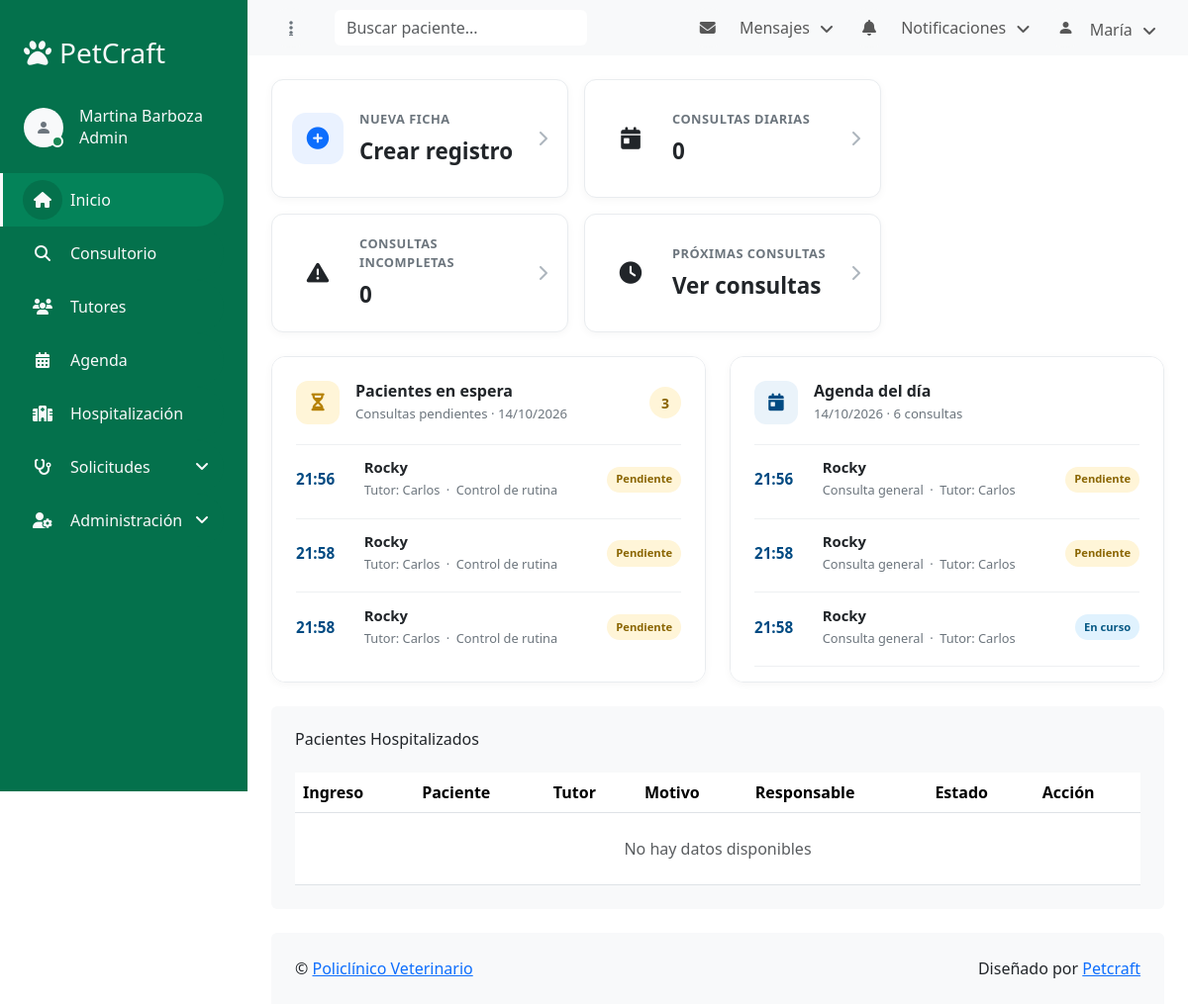
Screenshot of /dashboard (signed in) with the database file from the repository.
### tables this page shows
CREATE TABLE `CONSULTA` (
  `id_Consulta` int(11) NOT NULL,
  `id_Paciente` int(11) NOT NULL,
  `tipo_Consulta` varchar(100) DEFAULT NULL,
  `fecha_hora_Consulta` datetime NOT NULL,
  `estado_proceso_Consulta` varchar(50) DEFAULT 'Pendiente',
  `resultado_final_Consulta` varchar(100) DEFAULT NULL,
  `fecha_proximo_control_Consulta` date DEFAULT NULL,
  `fecha_fin_Consulta` date DEFAULT NULL,
  `motivo_Consulta` text DEFAULT NULL
);

CREATE TABLE `PACIENTE` (
  `id_Paciente` int(11) NOT NULL,
  `id_Tutor` int(11) NOT NULL,
  `id_Raza` int(11) DEFAULT NULL,
  `numchip_Paciente` varchar(26) DEFAULT NULL,
  `nombre_Paciente` varchar(100) NOT NULL,
  `fecha_nac_Paciente` date DEFAULT NULL,
  `edad_Paciente` int(11) DEFAULT NULL,
  `sexo_Paciente` varchar(30) DEFAULT NULL,
  `color_Paciente` varchar(50) DEFAULT NULL,
  `foto_Paciente` varchar(255) DEFAULT NULL,
  `datecreate_Paciente` timestamp NULL DEFAULT current_timestamp(),
  `dateupdate_Paciente` timestamp NULL DEFAULT current_timestamp() ON UPDATE current_timestamp()
);

CREATE TABLE `TUTOR` (
  `id_Tutor` int(11) NOT NULL,
  `documento_Tutor` varchar(20) NOT NULL,
  `nombre_Tutor` varchar(150) NOT NULL,
  `telefono_Tutor` varchar(50) DEFAULT NULL,
  `direccion_Tutor` varchar(255) DEFAULT NULL,
  `email_Tutor` varchar(150) DEFAULT NULL,
  `notas_Tutor` text DEFAULT NULL,
  `datecreate_Tutor` timestamp NULL DEFAULT current_timestamp(),
  `dateupdate_Tutor` timestamp NULL DEFAULT current_timestamp() ON UPDATE current_timestamp()
);

### backend/Controllers/DashboardController.php (called while the page is built, shortened)
<?php
class DashboardController extends Controller
{
    public function index()
    {
        $fechaActual = new DateTimeImmutable('today');
        $modeloDashboard = $this->model('DashboardModel');
        $consultasDelDia = $modeloDashboard->obtenerConsultasDelDia($fechaActual);
        $agendaDelDia = [];
        $pacientesEnEspera = [];
        foreach ($consultasDelDia as $consulta) {
            $consultaParaVista = [
                'hora' => substr($consulta['fecha_hora'], 11, 5),
                'fecha_hora' => $consulta['fecha_hora'],
                'tipo' => $consulta['tipo'] ?: 'Consulta',
                'estado' => $consulta['estado'] ?: 'Sin estado',
                'clase_estado' => $this->obtenerClaseEstado($consulta['estado']),
                'motivo' => $consulta['motivo'],
                'nombre_paciente' => $consulta['nombre_paciente'],
                'nombre_tutor' => $consulta['nombre_tutor'],
            ];
            $agendaDelDia[] = $consultaParaVista;
            if (strtolower(trim((string) $consulta['estado'])) === 'pendiente') {
                $pacientesEnEspera[] = $consultaParaVista;
            }
        }
        $this->view('dashboard/index', [
            'agendaDelDia' => $agendaDelDia,
            'pacientesEnEspera' => $pacientesEnEspera,
            'fechaDelDashboard' => $fechaActual->format('d/m/Y'),
        ]);
    }
    private function obtenerClaseEstado(?string $estado): string
    {
        switch (strtolower(trim((string) $estado))) {
            case 'pendiente':
                return 'dashboard-status--pending';
            case 'en curso':
                return 'dashboard-status--active';
            case 'finalizada':
                return 'dashboard-status--complete';
        }
    }
}

### backend/Core/Router.php (called while the page is built, shortened)
<?php
class Router{
    private array $routes = [];
    public function get(string $uri, array $action): void{
        $this->routes['GET'][$uri] = $action;
    }
    public function post(string $uri, array $action): void
    {
        $this->routes['POST'][$uri] = $action;
    }
    public function dispatch(string $uri, string $method): void
    {
        [$controller, $action] = $this->routes[$method][$uri];
        $controller = new $controller();
        $controller->$action();
    }
}

### public/index.php (called while the page is built, shortened)
<?php
require_once __DIR__ . '/../config/config.php';
require_once APP_PATH . '/../backend/Core/Router.php';
require_once APP_PATH . '/Core/Database.php';
require_once APP_PATH . '/Core/Model.php';
require_once APP_PATH . '/Core/Controller.php';
require_once APP_PATH . '/Controllers/DashboardController.php';
$router = new Router();
$uri = parse_url($_SERVER['REQUEST_URI'], PHP_URL_PATH);
$method = $_SERVER['REQUEST_METHOD'];
$router->dispatch($uri, $method);

### backend/Db/config.php (called while the page is built)
<?php
return [
    'DB_HOST' => 'db',
    'DB_USER' => 'user',
    'DB_PASS' => '123456',
    'DB_NAME' => 'policlinico_db',
    'SECRET'  => '',
];

### backend/Core/Database.php (called while the page is built, shortened)
<?php
class Database
{
    private static ?mysqli $conn = null;
    public static function getConnection(): mysqli
    {
        if (self::$conn === null) {
            $config = require __DIR__ . '/../Db/config.php';
            try {
                self::$conn = new mysqli(
                    $config['DB_HOST'],
                    $config['DB_USER'],
                    $config['DB_PASS'],
                    $config['DB_NAME']
                );
                self::$conn->set_charset('utf8mb4');
            } catch (mysqli_sql_exception $e) {
                error_log(sprintf(
                    'Error de conexión a la base de datos [host=%s, db=%s]: %s',
                    $config['DB_HOST'],
                    $config['DB_NAME'],
                    $e->getMessage()
                ));
                throw new Exception('No se pudo conectar a la base de datos.');
            }
        }
        return self::$conn;
    }
}

### backend/Core/Model.php (called while the page is built, shortened)
<?php
class Model
{
    public function __construct()
    {
        $this->db = Database::getConnection();
    }
}

### backend/Models/DashboardModel.php (called while the page is built, shortened)
<?php
class DashboardModel extends Model
{
    public function obtenerConsultasDelDia(DateTimeImmutable $fecha): array
    {
        $inicioDelDia = $fecha->setTime(0, 0)->format('Y-m-d H:i:s');
        $inicioDelDiaSiguiente = $fecha->modify('+1 day')->setTime(0, 0)->format('Y-m-d H:i:s');
        $stmt = $this->db->prepare(
            "SELECT
                c.fecha_hora_Consulta AS fecha_hora,
                c.tipo_Consulta AS tipo,
                c.estado_proceso_Consulta AS estado,
                c.motivo_Consulta AS motivo,
                p.nombre_Paciente AS nombre_paciente,
                t.nombre_Tutor AS nombre_tutor
             FROM CONSULTA c
             INNER JOIN PACIENTE p ON p.id_Paciente = c.id_Paciente
             INNER JOIN TUTOR t ON t.id_Tutor = p.id_Tutor
             WHERE c.fecha_hora_Consulta >= ?
               AND c.fecha_hora_Consulta < ?
             ORDER BY c.fecha_hora_Consulta ASC"
        );
        $stmt->bind_param('ss', $inicioDelDia, $inicioDelDiaSiguiente);
        $stmt->execute();
        $consultas = $stmt->get_result()->fetch_all(MYSQLI_ASSOC);
        return $consultas;
    }
}

### backend/Views/dashboard/index.php (the view, shortened to what this page needs)
<div class="container-fluid pt-4 px-4 d-flex flex-wrap gap-3">
    <a href="nueva-ficha" class="dashboard-card">
        <span class="dashboard-card__icon dashboard-card__icon--primary">
            <i class="fa fa-plus-circle"></i>
        </span>
        <span class="dashboard-card__content">
            <span class="dashboard-card__title">Nueva ficha</span>
            <span class="dashboard-card__value">Crear registro</span>
        </span>
        <i class="fa fa-chevron-right dashboard-card__arrow"></i>
    </a>
    <a href="consultas-diarias" class="dashboard-card">
        <span class="dashboard-card__icon dashboard-card__icon--success">
            <i class="fa fa-calendar-day" aria-hidden="true"></i>
        </span>
        <span class="dashboard-card__content">
            <span class="dashboard-card__title">Consultas diarias</span>
            <span class="dashboard-card__value">0</span>
        </span>
        <i class="fa fa-chevron-right dashboard-card__arrow" aria-hidden="true"></i>
    </a>
    <a href="consultas-incompletas" class="dashboard-card">
        <span class="dashboard-card__icon dashboard-card__icon--danger">
            <i class="fa fa-exclamation-triangle" aria-hidden="true"></i>
        </span>
        <span class="dashboard-card__content">
            <span class="dashboard-card__title">Consultas incompletas</span>
            <span class="dashboard-card__value">0</span>
        </span>
        <i class="fa fa-chevron-right dashboard-card__arrow" aria-hidden="true"></i>
    </a>
    <a href="proximas-consultas" class="dashboard-card">
        <span class="dashboard-card__icon dashboard-card__icon--warning">
            <i class="fa fa-clock" aria-hidden="true"></i>
        </span>
        <span class="dashboard-card__content">
            <span class="dashboard-card__title">Próximas consultas</span>
            <span class="dashboard-card__value">Ver consultas</span>
        </span>
        <i class="fa fa-chevron-right dashboard-card__arrow" aria-hidden="true"></i>
    </a>
</div>
<div class="container-fluid pt-4 px-4">
    <div class="row g-4">
        <div class="col-sm-12 col-xl-6">
            <section class="dashboard-panel" aria-labelledby="waiting-title">
                <div class="dashboard-panel__header">
                    <div class="d-flex align-items-center gap-3">
                        <span class="dashboard-panel__icon dashboard-panel__icon--waiting" aria-hidden="true">
                            <i class="fa fa-hourglass-half"></i>
                        </span>
                        <div>
                            <h2 class="dashboard-panel__title" id="waiting-title">Pacientes en espera</h2>
                            <p class="dashboard-panel__subtitle">Consultas pendientes · <?= htmlspecialchars($fechaDelDashboard, ENT_QUOTES, 'UTF-8') ?></p>
                        </div>
                    </div>
                    <span class="dashboard-panel__count" aria-label="<?= count($pacientesEnEspera) ?> pacientes en espera">
                        <?= count($pacientesEnEspera) ?>
                    </span>
                </div>
                <?php if ($pacientesEnEspera): ?>
                    <ul class="dashboard-list">
                        <?php foreach ($pacientesEnEspera as $pacienteEnEspera): ?>
                            <li class="dashboard-list__item">
                                <time class="dashboard-list__time" datetime="<?= htmlspecialchars($pacienteEnEspera['fecha_hora'], ENT_QUOTES, 'UTF-8') ?>">
                                    <?= htmlspecialchars($pacienteEnEspera['hora'], ENT_QUOTES, 'UTF-8') ?>
                                </time>
                                <div class="dashboard-list__details">
                                    <h3 class="dashboard-list__name"><?= htmlspecialchars($pacienteEnEspera['nombre_paciente'], ENT_QUOTES, 'UTF-8') ?></h3>
                                    <p class="dashboard-list__meta">
                                        Tutor: <?= htmlspecialchars($pacienteEnEspera['nombre_tutor'], ENT_QUOTES, 'UTF-8') ?>
                                        <?php if (!empty($pacienteEnEspera['motivo'])): ?>
                                            <span class="dashboard-list__separator" aria-hidden="true">·</span>
                                            <?= htmlspecialchars($pacienteEnEspera['motivo'], ENT_QUOTES, 'UTF-8') ?>
                                        <?php endif; ?>
                                    </p>
                                </div>
                                <span class="dashboard-status dashboard-status--pending">Pendiente</span>
                            </li>
                        <?php endforeach; ?>
                    </ul>
                <?php endif; ?>
            </section>
        </div>
        <div class="col-sm-12 col-xl-6">
            <section class="dashboard-panel" aria-labelledby="schedule-title">
                <div class="dashboard-panel__header">
                    <div class="d-flex align-items-center gap-3">
                        <span class="dashboard-panel__icon dashboard-panel__icon--schedule" aria-hidden="true">
                            <i class="fa fa-calendar-day"></i>
                        </span>
                        <div>
                            <h2 class="dashboard-panel__title" id="schedule-title">Agenda del día</h2>
                            <p class="dashboard-panel__subtitle"><?= htmlspecialchars($fechaDelDashboard, ENT_QUOTES, 'UTF-8') ?> · <?= count($agendaDelDia) ?> consultas</p>
                        </div>
                    </div>
                </div>
                <?php if ($agendaDelDia): ?>
                    <ol class="dashboard-list dashboard-list--schedule">
                        <?php foreach ($agendaDelDia as $consulta): ?>
                            <li class="dashboard-list__item">
                                <time class="dashboard-list__time" datetime="<?= htmlspecialchars($consulta['fecha_hora'], ENT_QUOTES, 'UTF-8') ?>">
                                    <?= htmlspecialchars($consulta['hora'], ENT_QUOTES, 'UTF-8') ?>
                                </time>
                                <div class="dashboard-list__details">
                                    <h3 class="dashboard-list__name"><?= htmlspecialchars($consulta['nombre_paciente'], ENT_QUOTES, 'UTF-8') ?></h3>
                                    <p class="dashboard-list__meta">
                                        <?= htmlspecialchars($consulta['tipo'], ENT_QUOTES, 'UTF-8') ?>
                                        <span class="dashboard-list__separator" aria-hidden="true">·</span>
                                        Tutor: <?= htmlspecialchars($consulta['nombre_tutor'], ENT_QUOTES, 'UTF-8') ?>
                                    </p>
                                </div>
                                <span class="dashboard-status <?= htmlspecialchars($consulta['clase_estado'], ENT_QUOTES, 'UTF-8') ?>">
                                    <?= htmlspecialchars($consulta['estado'], ENT_QUOTES, 'UTF-8') ?>
                                </span>
                            </li>
                        <?php endforeach; ?>
                    </ol>
                <?php endif; ?>
            </section>
        </div>
    </div>
</div>
<div class="container-fluid pt-4 px-4">
    <div class="bg-light text-center rounded p-4">
        <div class="d-flex align-items-center justify-content-between mb-4">
            <h6 class="mb-0">Pacientes Hospitalizados</h6>
        </div>
        <div class="table-responsive">
            <table class="table bg-transparent text-start align-middle table-hover mb-0">
                <thead>
                    <tr class="text-dark">
                        <th scope="col">Ingreso</th>
                        <th scope="col">Paciente</th>
                        <th scope="col">Tutor</th>
                        <th scope="col">Motivo</th>
                        <th scope="col">Responsable</th>
                        <th scope="col">Estado</th>
                        <th scope="col">Acción</th>
                    </tr>
                </thead>
                <tbody>
                    <tr>
                        <td colspan="7" class="text-center py-4 text-muted">No hay datos disponibles</td>
                    </tr>
                </tbody>
            </table>
        </div>
    </div>
</div>

### rows the page displays
consulta: hora "21:56", id_Paciente.nombre_Paciente "Rocky", tutor.nombre_Tutor "Carlos", motivo_Consulta "Control de rutina", tipo_Consulta "Consulta general", estado_proceso_Consulta "Pendiente"
consulta: hora "21:58", id_Paciente.nombre_Paciente "Rocky", tutor.nombre_Tutor "Carlos", motivo_Consulta "Control de rutina", tipo_Consulta "Consulta general", estado_proceso_Consulta "Pendiente"
consulta: hora "21:58", id_Paciente.nombre_Paciente "Rocky", tutor.nombre_Tutor "Carlos", motivo_Consulta "Control de rutina"
consulta: hora "21:58", id_Paciente.nombre_Paciente "Rocky", tipo_Consulta "Consulta general", tutor.nombre_Tutor "Carlos", estado_proceso_Consulta "En curso"

### other values shown
$usuario['nombre'] "María"
$fechaDelDashboard "14/10/2026"
count($pacientesEnEspera) "3"
count($agendaDelDia) "6"
